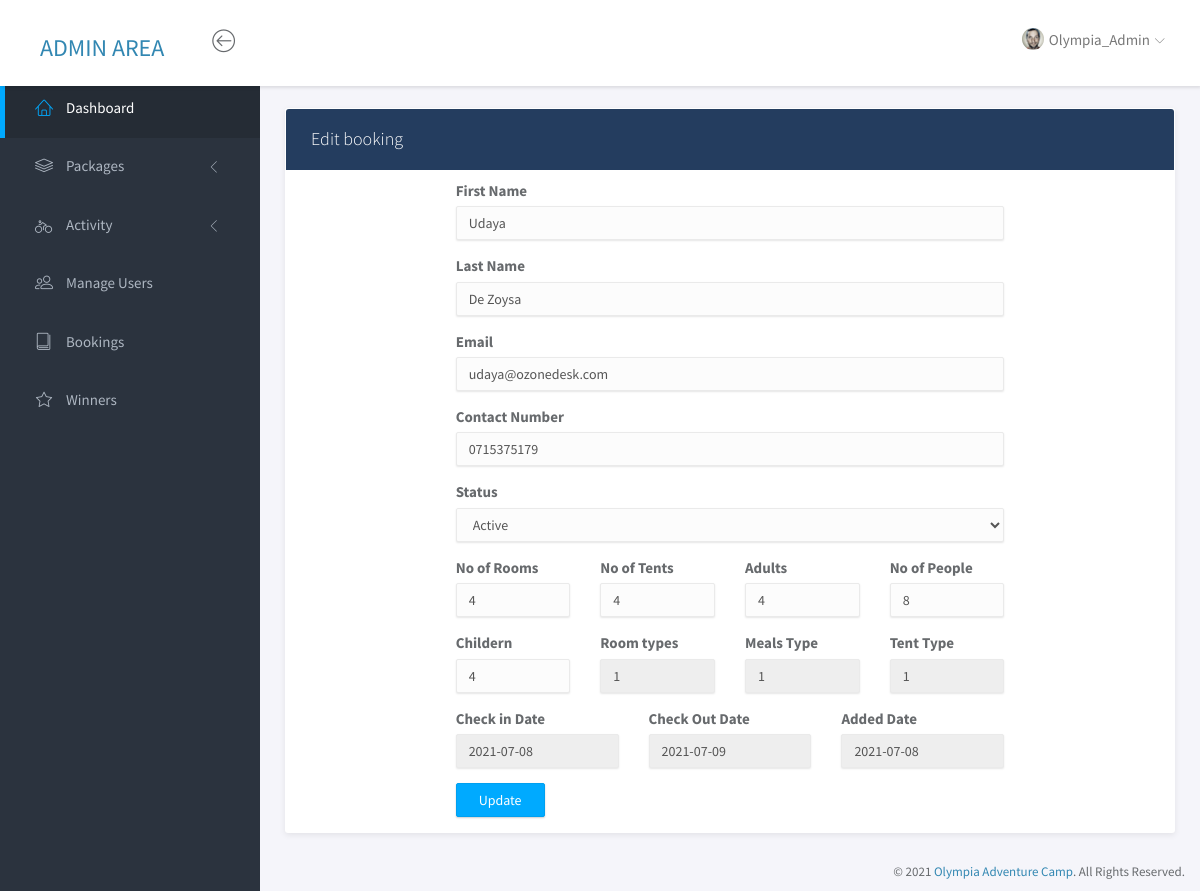
Page /admin/booking_edit.php?bid=2 (signed in) on the committed database.
### tables this page shows
CREATE TABLE IF NOT EXISTS `booking` (
  `booking_id` int(11) NOT NULL AUTO_INCREMENT,
  `customer_id` int(11) DEFAULT NULL,
  `pack_id` int(11) DEFAULT NULL,
  `paid_status` varchar(255) DEFAULT NULL,
  `due_amount` varchar(40) DEFAULT NULL,
  `first_name` varchar(255) DEFAULT NULL,
  `last_name` varchar(255) DEFAULT NULL,
  `contact_number` varchar(255) DEFAULT NULL,
  `email` varchar(255) DEFAULT NULL,
  `no_of_rooms` varchar(50) DEFAULT NULL,
  `no_of_tents` varchar(50) DEFAULT NULL,
  `no_of_people` varchar(255) DEFAULT NULL,
  `adults` varchar(255) DEFAULT NULL,
  `childern` varchar(255) DEFAULT NULL,
  `room_type` varchar(50) DEFAULT NULL,
  `tent_type` varchar(50) DEFAULT NULL,
  `meals_type` varchar(50) DEFAULT NULL,
  `check_in_date` date DEFAULT NULL,
  `check_out_date` date DEFAULT NULL,
  `add_date` date DEFAULT NULL,
  `update_date` datetime DEFAULT NULL,
  `status` varchar(255) DEFAULT 'active',
  PRIMARY KEY (`booking_id`)
);

### admin/booking_edit.php (the view, shortened to what this page needs)
<?php
include_once "inc/connection.php";
$bid = $_GET["bid"];
$sql_user = "SELECT * FROM `booking` WHERE booking_id='$bid'";
$result_user = mysqli_query($conn, $sql_user);
$row_user = mysqli_fetch_assoc($result_user);
$first_name = $row_user["first_name"];
$last_name = $row_user["last_name"];
$email = $row_user["email"];
$contact_number = $row_user["contact_number"];
$no_of_rooms = $row_user["no_of_rooms"];
$no_of_tents = $row_user["no_of_tents"];
$no_of_people = $row_user["no_of_people"];
$adults = $row_user["adults"];
$childern = $row_user["childern"];
$room_type = $row_user["room_type"];
$tent_type = $row_user["tent_type"];
$meals_type = $row_user["meals_type"];
$check_in_date = $row_user["check_in_date"];
$check_out_date = $row_user["check_out_date"];
$add_date = $row_user["add_date"];
?>
<!doctype html>
<html lang="en">
<head>
    <?php include "inc/head.php"; ?>
</head>
<body>
    <div id="wrapper">
        <?php include_once "inc/navbar.php" ?>
        <?php include_once "inc/sidebar.php" ?>
        <div class="main">
            <div class="main-content">
                <div class="container-fluid">
                    <div class="panel">
                        <div class="panel-heading">
                            <h3 class="panel-title">Edit booking</h3>
                        </div>
                        <div class="panel-body">
                            <div class="row justify-content-md-center">
                                <div class="col-md-8 col-md-offset-2">
                                    <form name="bookingEdit" id="bookingEdit">
                                        <div class="form-group">
                                            <label for="exampleInputEmail1">First Name</label>
                                            <input type="text" name="first_name" class="form-control" value="<?php echo $first_name ?>">
                                        </div>
                                        <div class="form-group">
                                            <label for="exampleInputEmail1">Last Name</label>
                                            <input type="text" name="last_name" class="form-control" value="<?php echo $last_name ?>">
                                        </div>
                                        <div class="form-group">
                                            <label for="exampleInputEmail1">Email</label>
                                            <input type="email" name="email" class="form-control" value="<?php echo $email ?>">
                                        </div>
                                        <div class="form-group">
                                            <label for="exampleInputEmail1">Contact Number</label>
                                            <input type="text" name="contact_number" class="form-control" value="<?php echo $contact_number ?>">
                                        </div>
                                        <div class="form-group">
                                            <label for="exampleInputEmail1">Status</label>
                                            <select class="form-control" name="pack_stuts">
                                                <option value="active">Active</option>
                                            </select>
                                        </div>
                                        <div class="row">
                                            <div class="col-md-3">
                                                <div class="form-group">
                                                    <label for="exampleInputEmail1">No of Rooms</label>
                                                    <input type="text" name="no_of_rooms" class="form-control" value="<?php echo $no_of_rooms ?>">
                                                </div>
                                            </div>
                                            <div class="col-md-3">
                                                <div class="form-group">
                                                    <label for="exampleInputEmail1">No of Tents</label>
                                                    <input type="text" name="no_of_tents" class="form-control" value="<?php echo $no_of_tents ?>">
                                                </div>
                                            </div>
                                            <div class="col-md-3">
                                                <div class="form-group">
                                                    <label for="exampleInputEmail1">Adults</label>
                                                    <input type="text" name="adults" class="form-control" value="<?php echo $adults ?>">
                                                </div>
                                            </div>
                                            <div class="col-md-3">
                                                <div class="form-group">
                                                    <label for="exampleInputEmail1">No of People</label>
                                                    <input type="text" name="no_of_people" class="form-control" value="<?php echo $no_of_people ?>">
                                                </div>
                                            </div>
                                        </div>
                                        <div class="row">
                                            <div class="col-md-3">
                                                <div class="form-group">
                                                    <label for="exampleInputEmail1">Childern</label>
                                                    <input type="text" name="childern" class="form-control" value="<?php echo $childern ?>">
                                                </div>
                                            </div>
                                            <div class="col-md-3">
                                                <div class="form-group">
                                                    <label for="exampleInputEmail1">Room types</label>
                                                    <input type="text" name="" disabled class="form-control" value="<?php echo $room_type ?>">
                                                </div>
                                            </div>
                                            <div class="col-md-3">
                                                <div class="form-group">
                                                    <label for="exampleInputEmail1">Meals Type</label>
                                                    <input type="text" disabled name="" class="form-control" value="<?php echo $meals_type ?>">
                                                </div>
                                            </div>
                                            <div class="col-md-3">
                                                <div class="form-group">
                                                    <label for="exampleInputEmail1">Tent Type</label>
                                                    <input type="text" name="" disabled class="form-control" value="<?php echo $tent_type ?>">
                                                </div>
                                            </div>
                                        </div>
                                        <div class="row">
                                            <div class="col-md-4">
                                                <div class="form-group">
                                                    <label for="exampleInputEmail1">Check in Date</label>
                                                    <input type="text" name="check_in_date" disabled class="form-control" value="<?php echo $check_in_date ?>">
                                                </div>
                                            </div>
                                            <div class="col-md-4">
                                                <div class="form-group">
                                                    <label for="exampleInputEmail1">Check Out Date</label>
                                                    <input type="text" name="check_out_date" disabled class="form-control" value="<?php echo $check_out_date ?>">
                                                </div>
                                            </div>
                                            <div class="col-md-4">
                                                <div class="form-group">
                                                    <label for="exampleInputEmail1">Added Date</label>
                                                    <input type="text" name="add_date" disabled class="form-control" value="<?php echo $add_date ?>">
                                                </div>
                                            </div>
                                        </div>
                                        <button type="submit" id="updatebtn" class="btn btn-primary">Update</button>
                                    </form>
                                </div>
                            </div>
                        </div>
                    </div>
                </div>
            </div>
        </div>
        <?php include_once "inc/footer.php" ?>
    </div>
</body>
</html>

### admin/assets/css/main.css (style rules this page uses)
html { position: relative; min-height: 100%; }
body { background-color: #F3F5F8; font-family: "Source Sans Pro", sans-serif; font-size: 15px; color: #676a6d; }
#wrapper .main { -webkit-transition: all 0.3s ease-in-out; -moz-transition: all 0.3s ease-in-out; -ms-transition: all 0.3s ease-in-out; -o-transition: all 0.3s ease-in-out; transition: all 0.3s ease-in-out; width: calc(100% - 260px); left: 0; position: relative; float: right; background-color: #f5f5fa; }
#wrapper #sidebar-nav, #wrapper .main { padding-top: 80px; }
.main-content { padding: 28px 10px; }
.form-control { -moz-box-shadow: 0px 1px 2px 0 rgba(0, 0, 0, 0.1); -webkit-box-shadow: 0px 1px 2px 0 rgba(0, 0, 0, 0.1); box-shadow: 0px 1px 2px 0 rgba(0, 0, 0, 0.1); -webkit-border-radius: 2px; -moz-border-radius: 2px; border-radius: 2px; border-color: #eaeaea; background-color: #fcfcfc; }
.btn { -webkit-border-radius: 2px; -moz-border-radius: 2px; border-radius: 2px; -moz-box-shadow: 0px 1px 2px 0 rgba(0, 0, 0, 0.2); -webkit-box-shadow: 0px 1px 2px 0 rgba(0, 0, 0, 0.2); box-shadow: 0px 1px 2px 0 rgba(0, 0, 0, 0.2); padding: 6px 22px; }
.btn-primary { background-color: #00AAFF; border-color: #00a0f0; }
.panel { -webkit-border-radius: 3px; -moz-border-radius: 3px; border-radius: 3px; -moz-box-shadow: 0 2px 6px rgba(0, 0, 0, 0.08); -webkit-box-shadow: 0 2px 6px rgba(0, 0, 0, 0.08); box-shadow: 0 2px 6px rgba(0, 0, 0, 0.08); background-color: #fff; margin-bottom: 30px; }
.panel .panel-heading, .panel .panel-body, .panel .panel-footer { padding-left: 25px; padding-right: 25px; }
.panel .panel-heading { padding-top: 20px; padding-bottom: 20px; position: relative; background: #243d5f; color: #fff; }
.panel .panel-heading .panel-title { margin: 0; font-size: 18px; font-weight: 300; }
.panel .panel-body { padding-top: 10px; padding-bottom: 15px; }

### rows in the picture
booking: first_name "Udaya", last_name "De Zoysa", email "udaya@ozonedesk.com", contact_number "0715375179", no_of_rooms "4", no_of_tents "4", adults "4", no_of_people "8", childern "4", room_type "1", meals_type "1", tent_type "1", check_in_date "2021-07-08", check_out_date "2021-07-09", add_date "2021-07-08"
